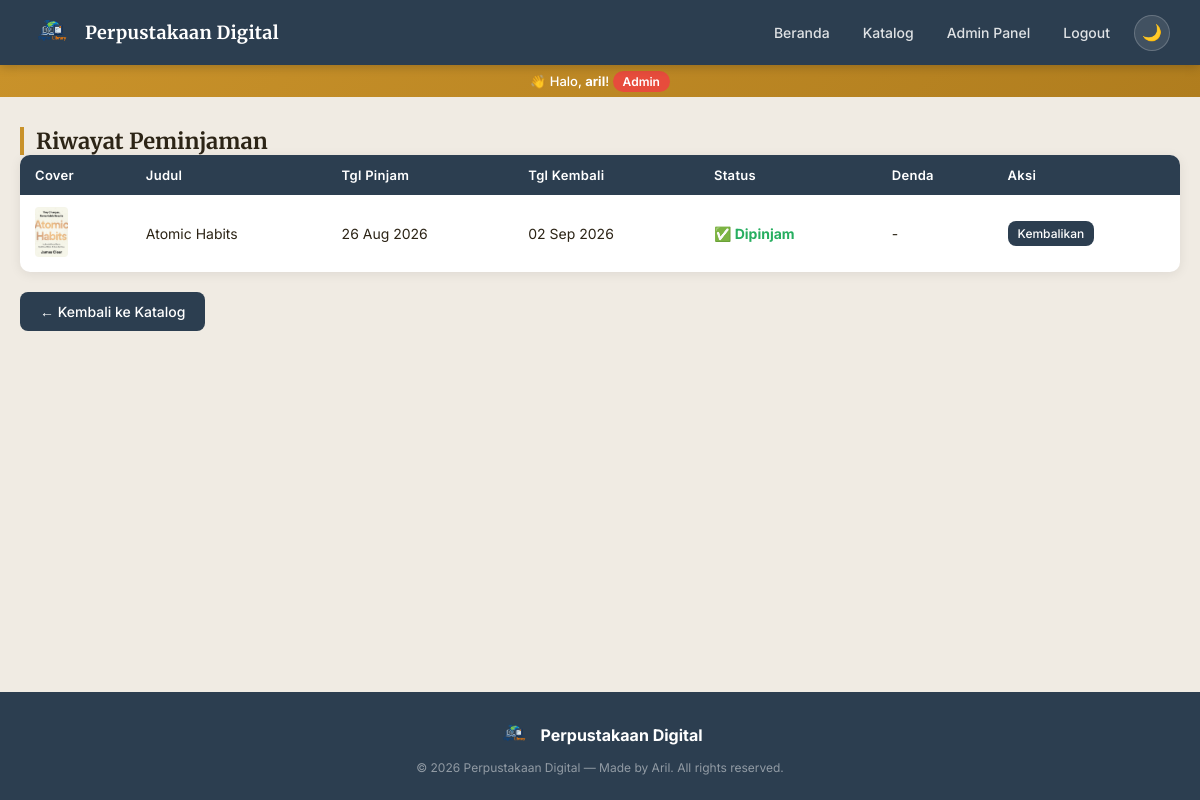
/riwayat.php (signed in), run on the app's committed database.
### tables this page shows
CREATE TABLE IF NOT EXISTS `peminjaman` (
  `id` int NOT NULL AUTO_INCREMENT,
  `user_id` int NOT NULL,
  `buku_id` int NOT NULL,
  `tanggal_pinjam` date NOT NULL,
  `tanggal_kembali` date NOT NULL,
  `tanggal_dikembalikan` date DEFAULT NULL,
  `status` enum('dipinjam','dikembalikan') DEFAULT 'dipinjam',
  `denda` int DEFAULT '0',
  `status_denda` enum('belum_lunas','lunas') DEFAULT 'lunas',
  PRIMARY KEY (`id`),
  KEY `user_id` (`user_id`),
  KEY `buku_id` (`buku_id`),
  CONSTRAINT `peminjaman_ibfk_1` FOREIGN KEY (`user_id`) REFERENCES `users` (`id`) ON DELETE CASCADE ON UPDATE CASCADE,
  CONSTRAINT `peminjaman_ibfk_2` FOREIGN KEY (`buku_id`) REFERENCES `buku` (`id`) ON DELETE CASCADE ON UPDATE CASCADE
);

CREATE TABLE IF NOT EXISTS `buku` (
  `id` int NOT NULL AUTO_INCREMENT,
  `judul` varchar(255) NOT NULL,
  `pengarang` varchar(150) NOT NULL,
  `kategori_id` int DEFAULT NULL,
  `tahun_terbit` int DEFAULT NULL,
  `cover` varchar(255) DEFAULT NULL,
  `file_pdf` varchar(255) DEFAULT NULL,
  `deskripsi` text,
  `created_at` timestamp NULL DEFAULT CURRENT_TIMESTAMP,
  PRIMARY KEY (`id`),
  KEY `kategori_id` (`kategori_id`),
  CONSTRAINT `buku_ibfk_1` FOREIGN KEY (`kategori_id`) REFERENCES `kategori` (`id`) ON DELETE SET NULL ON UPDATE CASCADE
);

### riwayat.php (the view, shortened to what this page needs)
<?php
include 'config/koneksi.php';
include 'includes/header.php';
$user_id = $_SESSION['user_id'];
$hari_ini = date('Y-m-d');
$riwayat = mysqli_query($koneksi, "SELECT p.*, b.judul, b.cover, b.pengarang
    FROM peminjaman p
    JOIN buku b ON p.buku_id = b.id
    WHERE p.user_id='$user_id'
    ORDER BY p.tanggal_pinjam DESC");
?>
<div class="container">
    <h2 class="page-title">Riwayat Peminjaman</h2>
    <div class="table-wrapper">
        <table class="table">
            <thead>
                <tr>
                    <th>Cover</th>
                    <th>Judul</th>
                    <th>Tgl Pinjam</th>
                    <th>Tgl Kembali</th>
                    <th>Status</th>
                    <th>Denda</th>
                    <th>Aksi</th>
                </tr>
            </thead>
            <tbody>
                <?php while ($row = mysqli_fetch_assoc($riwayat)): ?>
                <tr>
                    <td>
                        <?php if ($row['cover']): ?>
                            <img src="assets/img/<?= htmlspecialchars($row['cover']) ?>" style="height:50px; border-radius:4px;">
                        <?php else: ?>
                            📚
                        <?php endif; ?>
                    </td>
                    <td><?= htmlspecialchars($row['judul']) ?></td>
                    <td><?= date('d M Y', strtotime($row['tanggal_pinjam'])) ?></td>
                    <td><?= date('d M Y', strtotime($row['tanggal_kembali'])) ?></td>
                    <td>
                        <?php if ($row['status'] == 'dipinjam'): ?>
                            <?= ($row['tanggal_kembali'] < $hari_ini) ? '<span style="color:#e74c3c; font-weight:bold;">⚠️ Terlambat</span>' : '<span style="color:#27ae60; font-weight:bold;">✅ Dipinjam</span>' ?>
                        <?php else: ?>
                            <span style="color:#777;">Dikembalikan</span>
                        <?php endif; ?>
                    </td>
                    <td>
                        <?= ($row['denda'] > 0) ? '<span style="color:#e74c3c;">Rp ' . number_format($row['denda'], 0, ',', '.') . ($row['status_denda'] == 'lunas' ? ' ✅' : ' ❌') . '</span>' : '-' ?>
                    </td>
                    <td>
                        <?php if ($row['status'] == 'dipinjam' && $row['tanggal_kembali'] >= $hari_ini): ?>
                            <a href="kembalikan.php?id=<?= $row['id'] ?>&buku_id=<?= $row['buku_id'] ?>"
                               class="btn-secondary" style="font-size:12px; padding:5px 10px;"
                               onclick="konfirmasiAksi(event, this.href, 'Kembalikan buku ini sekarang?', 'Ya, Kembalikan')">Kembalikan</a>
                        <?php endif; ?>
                    </td>
                </tr>
                <?php endwhile; ?>
            </tbody>
        </table>
    </div>
    <br>
    <a href="katalog.php" class="btn-secondary">← Kembali ke Katalog</a>
</div>
<?php include 'includes/footer.php'; ?>

### assets/css/style.css (style rules this page uses)
:root { --bg: #f0ebe3; --bg-card: #ffffff; --bg-secondary: #e8e0d5; --text: #2c2416; --text-muted: #6b5e4e; --border: #d4c5b0; --navy: #2c3e50; --gold: #c9922a; --gold-hover: #b07d1e; --gold-light: #f5e6c8; --red: #e74c3c; --green: #27ae60; --blue: #2980b9; --shadow: 0 2px 12px rgba(0,0,0,0.08); --shadow-hover: 0 8px 24px rgba(0,0,0,0.15); --radius: 10px; }
* { margin: 0; padding: 0; box-sizing: border-box; }
html, body { height: 100%; }
body { font-family: 'Inter', Arial, sans-serif; background-color: var(--bg); color: var(--text); display: flex; flex-direction: column; min-height: 100vh; transition: background-color 0.3s, color 0.3s; }
h1, h2, h3, h4 { font-family: 'Merriweather', Georgia, serif; }
.container { max-width: 1200px; margin: 0 auto; padding: 30px 20px; width: 100%; flex: 1; }
.btn-secondary { background-color: var(--navy); color: white; padding: 11px 20px; border-radius: 8px; text-decoration: none; font-size: 14px; font-weight: 500; display: inline-block; border: none; cursor: pointer; font-family: 'Inter', sans-serif; transition: all 0.2s; }
.page-title { font-size: 22px; margin-bottom: 0; color: var(--text); border-left: 4px solid var(--gold); padding-left: 12px; }
.table { width: 100%; border-collapse: collapse; font-size: 14px; background: var(--bg-card); border-radius: var(--radius); overflow: hidden; box-shadow: var(--shadow); }
.table th { background-color: var(--navy); color: white; padding: 12px 15px; text-align: left; font-size: 13px; font-weight: 600; letter-spacing: 0.3px; }
.table td { padding: 12px 15px; border-bottom: 1px solid var(--border); color: var(--text); }
.table tr:last-child td { border-bottom: none; }

### data on the page
peminjaman: buku.cover (picture), buku.judul "Atomic Habits", tanggal_pinjam "26 Aug 2026", tanggal_kembali "02 Sep 2026", status "✅ Dipinjam"

### other printed values
$_SESSION['nama'] "aril"
